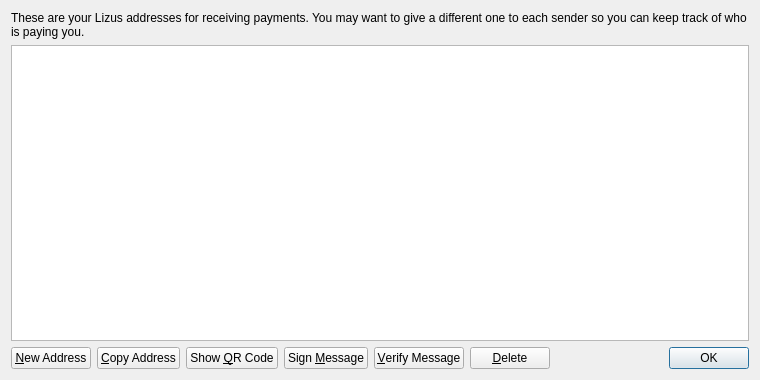
<?xml version="1.0" encoding="UTF-8"?>
<ui version="4.0">
 <class>AddressBookPage</class>
 <widget class="QWidget" name="AddressBookPage">
  <property name="geometry">
   <rect>
    <x>0</x>
    <y>0</y>
    <width>760</width>
    <height>380</height>
   </rect>
  </property>
  <property name="windowTitle">
   <string>Address Book</string>
  </property>
  <layout class="QVBoxLayout" name="verticalLayout">
   <item>
    <widget class="QLabel" name="labelExplanation">
     <property name="text">
      <string>These are your Lizus addresses for receiving payments. You may want to give a different one to each sender so you can keep track of who is paying you.</string>
     </property>
     <property name="textFormat">
      <enum>Qt::PlainText</enum>
     </property>
     <property name="wordWrap">
      <bool>true</bool>
     </property>
    </widget>
   </item>
   <item>
    <widget class="QTableView" name="tableView">
     <property name="contextMenuPolicy">
      <enum>Qt::CustomContextMenu</enum>
     </property>
     <property name="toolTip">
      <string>Double-click to edit address or label</string>
     </property>
     <property name="tabKeyNavigation">
      <bool>false</bool>
     </property>
     <property name="selectionMode">
      <enum>QAbstractItemView::SingleSelection</enum>
     </property>
     <property name="selectionBehavior">
      <enum>QAbstractItemView::SelectRows</enum>
     </property>
     <property name="sortingEnabled">
      <bool>true</bool>
     </property>
     <attribute name="verticalHeaderVisible">
      <bool>false</bool>
     </attribute>
    </widget>
   </item>
   <item>
    <layout class="QHBoxLayout" name="horizontalLayout">
     <item>
      <widget class="QPushButton" name="newAddressButton">
       <property name="toolTip">
        <string>Create a new address</string>
       </property>
       <property name="text">
        <string>&amp;New Address</string>
       </property>
      </widget>
     </item>
     <item>
      <widget class="QPushButton" name="copyToClipboard">
       <property name="toolTip">
        <string>Copy the currently selected address to the system clipboard</string>
       </property>
       <property name="text">
        <string>&amp;Copy Address</string>
       </property>
      </widget>
     </item>
     <item>
      <widget class="QPushButton" name="showQRCode">
       <property name="text">
        <string>Show &amp;QR Code</string>
       </property>
      </widget>
     </item>
     <item>
      <widget class="QPushButton" name="signMessage">
       <property name="toolTip">
        <string>Sign a message to prove you own a Lizus address</string>
       </property>
       <property name="text">
        <string>Sign &amp;Message</string>
       </property>
      </widget>
     </item>
     <item>
      <widget class="QPushButton" name="verifyMessage">
       <property name="toolTip">
        <string>Verify a message to ensure it was signed with a specified Lizus address</string>
       </property>
       <property name="text">
        <string>&amp;Verify Message</string>
       </property>
      </widget>
     </item>
     <item>
      <widget class="QPushButton" name="deleteButton">
       <property name="toolTip">
        <string>Delete the currently selected address from the list</string>
       </property>
       <property name="text">
        <string>&amp;Delete</string>
       </property>
      </widget>
     </item>
     <item>
      <spacer name="horizontalSpacer">
       <property name="orientation">
        <enum>Qt::Horizontal</enum>
       </property>
       <property name="sizeHint" stdset="0">
        <size>
         <width>40</width>
         <height>20</height>
        </size>
       </property>
      </spacer>
     </item>
     <item>
      <widget class="QDialogButtonBox" name="buttonBox">
       <property name="sizePolicy">
        <sizepolicy hsizetype="Maximum" vsizetype="Fixed">
         <horstretch>0</horstretch>
         <verstretch>0</verstretch>
        </sizepolicy>
       </property>
       <property name="standardButtons">
        <set>QDialogButtonBox::Ok</set>
       </property>
      </widget>
     </item>
    </layout>
   </item>
  </layout>
 </widget>
 <resources>
  <include location="../bitcoin.qrc"/>
 </resources>
 <connections/>
</ui>
